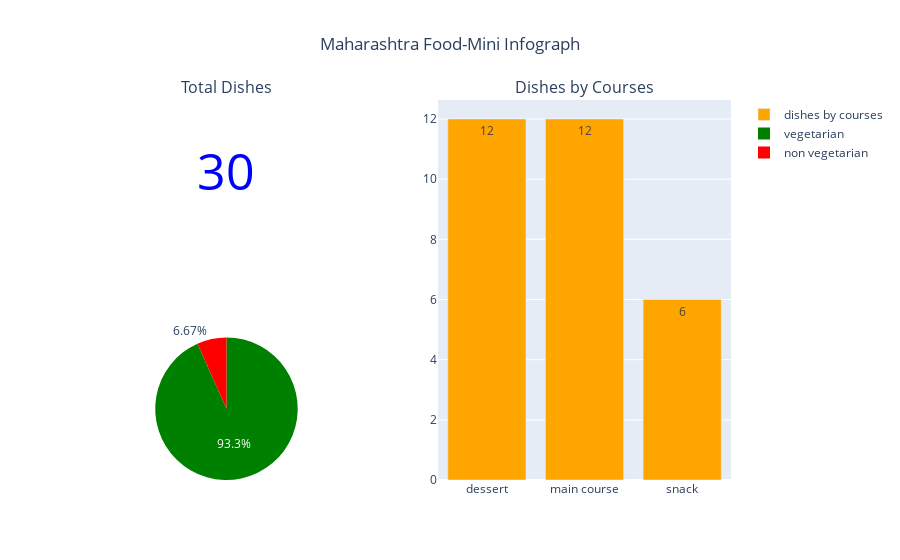

Source (notebook cell):
### Code cell
mah_df = df[df['state']=='Maharashtra']

total_dishes = mah_df.shape[0]

course_df = mah_df['course'].value_counts().reset_index()
course_df.columns = ['course','num']

diet_df = mah_df['diet'].value_counts().reset_index()
diet_df.columns = ['diet','num']

fig = make_subplots(
    rows=2, cols=2,subplot_titles=('Total Dishes','Dishes by Courses','', ''),
    specs=[[{'type': 'indicator'},{'type': 'bar','rowspan': 2} ],
          [ {'type': 'pie'} , {'type': 'pie'}]])

fig.add_trace(go.Indicator(
    mode = 'number',
    value = int(total_dishes),
    number={'font':{'color': 'blue','size':50}},
),row=1, col=1)


fig.add_trace(go.Bar(
    x=course_df['course'],y=course_df['num'],
    marker={'color': 'orange'},  
    text=course_df['num'],
    name='dishes by courses',
    textposition ='auto'),row=1, col=2)

fig.add_trace(go.Pie(labels=diet_df['diet'], 
                     values=diet_df['num'],textinfo='percent',
                    marker= dict(colors=['green','red'])),row=2, col=1)


fig.update_layout(
    title_text='Maharashtra Food-Mini Infograph',template='plotly',
    title_x=0.5)

fig.show()

### Figure 1 — Plotly figure (JSON) as saved in the notebook; plotly's stock layout.template omitted (floating-point values rounded to 4 significant figures)
{"data": [{"domain": {"x": [0, 0.45], "y": [0.625, 1]}, "mode": "number", "number": {"font": {"color": "blue", "size": 50}}, "type": "indicator", "value": 30}, {"marker": {"color": "orange"}, "name": "dishes by courses", "text": [12, 12, 6], "textposition": "auto", "type": "bar", "x": ["dessert", "main course", "snack"], "xaxis": "x", "y": [12, 12, 6], "yaxis": "y"}, {"domain": {"x": [0, 0.45], "y": [0, 0.375]}, "labels": ["vegetarian", "non vegetarian"], "marker": {"colors": ["green", "red"]}, "textinfo": "percent", "type": "pie", "values": [28, 2]}], "layout": {"annotations": [{"font": {"size": 16}, "showarrow": false, "text": "Total Dishes", "x": 0.225, "xanchor": "center", "xref": "paper", "y": 1, "yanchor": "bottom", "yref": "paper"}, {"font": {"size": 16}, "showarrow": false, "text": "Dishes by Courses", "x": 0.775, "xanchor": "center", "xref": "paper", "y": 1, "yanchor": "bottom", "yref": "paper"}], "title": {"text": "Maharashtra Food-Mini Infograph", "x": 0.5}, "xaxis": {"anchor": "y", "domain": [0.55, 1]}, "yaxis": {"anchor": "x", "domain": [0, 1]}}}
